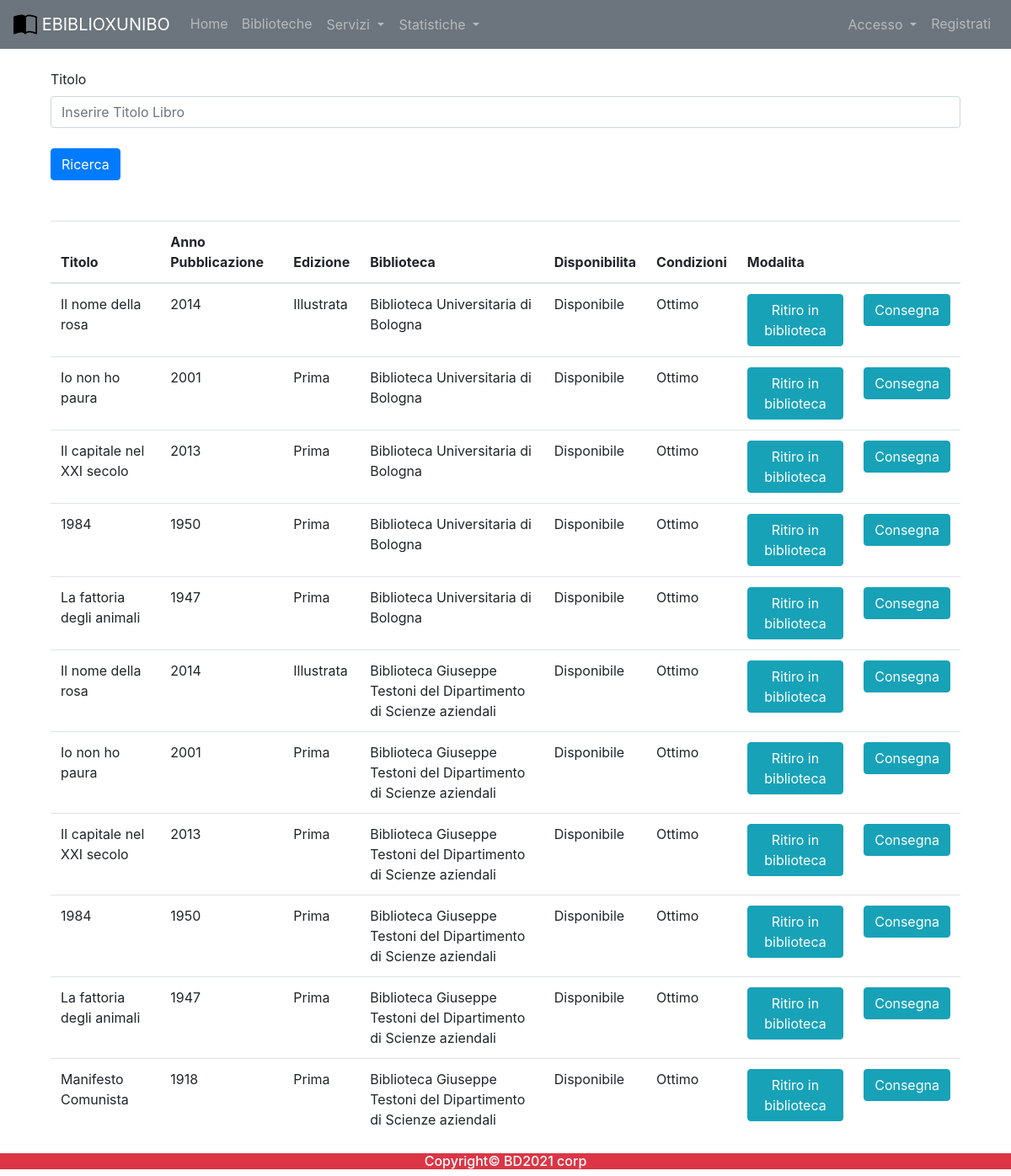
Screenshot of /libro.php with the database file from the repository.
### tables this page shows
create table CARTACEO(
    Codice int auto_increment primary key,
    Titolo varchar(255),
    Edizione varchar(255),
    Genere varchar(255),
    AnnoPubblicazione int,
    NumeroPagine int,
    StatoConservazione varchar(9) not null,
    StatoPrestito varchar(11) not null,
    Scaffale varchar(255) not null,
    Biblioteca varchar(255) not null,
    constraint valid_stato_conservazione check(StatoConservazione in ("Ottimo","Buono","Non Buono", "Scadente")),
    constraint valid_stato_prestito check(StatoPrestito in ("Disponibile","Prenotato","Consegnato")),
    foreign key (Biblioteca) references BIBLIOTECA(Nome) on delete cascade on update cascade
);

### includes/autoloader.inc.php (called while the page is built, shortened)
<?php
    function myAutoLoader($className){
        $path = "C:\\xampp\\htdocs\\Ebiblio\\controller\\";
        $extension = ".class.php";
        $fullPath = $path.$className.$extension;
    }
?>

### controller/dbh.class.php (called while the page is built)
<?php
    class Dbh {
        private static $dbInstance;
        private $db;
        public static function getInstance() {
            if(is_null(Dbh::$dbInstance)) {
                self::$dbInstance = new Dbh();
            }
            return self::$dbInstance;
        }
        private function __construct() {
            try {
                $this->db = new PDO(
                    'mysql:host=localhost;dbname=ebiblio;charset=utf8',
                    'root',
                    '1590');
                $this->db->setAttribute(PDO::ATTR_ERRMODE, PDO::ERRMODE_EXCEPTION);
                $this->db->setAttribute(PDO::ATTR_EMULATE_PREPARES, true);
            } catch (PDOException $pdo) {
                echo "No database found! Please run the database server to proceed!";
            }
        }
        public function getDb() {
            return $this->db;
        }
    }
?>

### controller/cartaceoController.class.php (called while the page is built, shortened)
<?php
    class CartaceoController{
        public function listUtil(){
            $query=" SELECT * from Cartaceo where statoconservazione not like 'Scadente'";
            $stmt = Dbh::getInstance()
            -> getDb()
            -> prepare($query);
            $stmt -> execute();
            return $stmt -> fetchAll(PDO::FETCH_ASSOC);
        }
    }
?>

### libro.php (the view, shortened to what this page needs)
<?php
require_once('/xampp/htdocs/ebiblio/main_partials/menu.php');
$cartaCon = new CartaceoController();
$carta_res = $cartaCon->listUtil();
?>
<div class="container" style="background-color: white;">
    <br>
    <div class="container">
        <form action="" method="POST">
            <div class="form-group">
                <div class="row">
                    <div class="col mb-2">
                        <label for="titoloId">Titolo</label>
                        <input type="text" class="form-control" name="Titolo" id="titoloId" aria-describedby="emailHelp" placeholder="Inserire Titolo Libro">
                    </div>
                </div>
            </div>
            <input type="submit" name="cartaform_submitted" class="btn btn-primary" value="Ricerca"></input>
        </form>
        <table class="table table-hover">
            <thead>
                <tr>
                    <th>Titolo</th>
                    <th>Anno Pubblicazione</th>
                    <th>Edizione</th>
                    <th>Biblioteca</th>
                    <th>Disponibilita</th>
                    <th>Condizioni</th>
                    <th>Modalita</th>
                    <th></th>
                </tr>
            </thead>
            <tbody>
                <?php
                if (isset($_POST['cartaform_submitted'])) {
                    $tit = trim($_POST['Titolo']);
                    if (ctype_space($tit) || $tit == '') {
                        echo "Titolo libro nullo";
                    } else {
                        $carta_like = $cartaCon->getLikeLibroUtil($tit);
                        if (count($carta_like) <= 0) {
                            echo "Nessun risultato corrispondente";
                        }
                        for ($i = 0; $i < count($carta_like); $i++) {
                            echo '<tr>';
                            echo '<td>' . $carta_like[$i]['Titolo'] . '</td>';
                            echo '<td>' . $carta_like[$i]['AnnoPubblicazione'] . '</td>';
                            echo '<td>'  . $carta_like[$i]['Edizione'] . '</td>';
                            echo '<td>'  . $carta_like[$i]['Biblioteca'] . '</td>';
                            echo '<td>'  . $carta_like[$i]['StatoPrestito'] . '</td>';
                            echo '<td>'  . $carta_like[$i]['StatoConservazione'] . '</td>';
                            if($carta_like[$i]['StatoPrestito'] != "Disponibile" || $carta_like[$i]['StatoConservazione'] == "Scadente"){
                                echo '<td>Non è il possibile il ritiro</td>';
                                echo '<td>Non è possibiòe la consegna</td>';
                            }
                            else{
                                echo '<td><a class="btn btn-info" role="button" href="http://localhost/ebiblio/libro_prenot/ritiroLibro.php?codLibro='.$carta_like[$i]['Codice'].'&ritiroLibro=true&Titolo='.$carta_like[$i]['Titolo'].'&nomeBiblio='.$carta_like[$i]['Biblioteca'].'"'.'>Ritiro in biblioteca</a></td>';
                                echo '<td><a class="btn btn-info" role="button" href="http://localhost/ebiblio/libro_prenot/consegnaLibro.php?codLibro='.$carta_like[$i]['Codice'].'&consegnaLibro=true&Titolo='.$carta_like[$i]['Titolo'].'&nomeBiblio='.$carta_like[$i]['Biblioteca'].'">Consegna</a></td>';
                            }
                            echo '</tr>';
                        }
                    }
                } else {
                    for ($i = 0; $i < count($carta_res); $i++) {
                        echo '<tr>';
                        echo '<td>' . $carta_res[$i]['Titolo'] . '</td>';
                        echo '<td>' . $carta_res[$i]['AnnoPubblicazione'] . '</td>';
                        echo '<td>'  . $carta_res[$i]['Edizione'] . '</td>';
                        echo '<td>'  . $carta_res[$i]['Biblioteca'] . '</td>';
                        echo '<td>'  . $carta_res[$i]['StatoPrestito'] . '</td>';
                        echo '<td>'  . $carta_res[$i]['StatoConservazione'] . '</td>';
                        if($carta_res[$i]['StatoPrestito'] != "Disponibile" || $carta_res[$i]['StatoConservazione'] == "Scadente"){
                            echo '<td>Non è il possibile il ritiro</td>';
                            echo '<td>Non è possibiòe la consegna</td>';
                        }
                        else{
                            echo '<td><a class="btn btn-info" role="button" href="http://localhost/ebiblio/libro_prenot/ritiroLibro.php?codLibro='.$carta_res[$i]['Codice'].'&ritiroLibro=true&Titolo='.$carta_res[$i]['Titolo'].'&nomeBiblio='.$carta_res[$i]['Biblioteca'].'"'.'>Ritiro in biblioteca</a></td>';
                            echo '<td><a class="btn btn-info" role="button" href="http://localhost/ebiblio/libro_prenot/consegnaLibro.php?codLibro='.$carta_res[$i]['Codice'].'&consegnaLibro=true&Titolo='.$carta_res[$i]['Titolo'].'&nomeBiblio='.$carta_res[$i]['Biblioteca'].'"'.'">Consegna</a></td>';
                        }
                        echo '</tr>';
                    }
                }
                ?>
            </tbody>
        </table>
    </div>
</div>
<?php
require_once('/xampp/htdocs/ebiblio/main_partials/footer.php');
?>

### rows the page displays
cartaceo: Titolo "Il nome della rosa", AnnoPubblicazione "2014", Edizione "Illustrata", Biblioteca "Biblioteca Universitaria di Bologna", StatoPrestito "Disponibile", StatoConservazione "Ottimo"
cartaceo: Titolo "Io non ho paura", AnnoPubblicazione "2001", Edizione "Prima", Biblioteca "Biblioteca Universitaria di Bologna", StatoPrestito "Disponibile", StatoConservazione "Ottimo"
cartaceo: Titolo "Il capitale nel XXI secolo", AnnoPubblicazione "2013", Edizione "Prima", Biblioteca "Biblioteca Universitaria di Bologna", StatoPrestito "Disponibile", StatoConservazione "Ottimo"
cartaceo: Titolo "1984", AnnoPubblicazione "1950", Edizione "Prima", Biblioteca "Biblioteca Universitaria di Bologna", StatoPrestito "Disponibile", StatoConservazione "Ottimo"
cartaceo: Titolo "La fattoria degli animali", AnnoPubblicazione "1947", Edizione "Prima", Biblioteca "Biblioteca Universitaria di Bologna", StatoPrestito "Disponibile", StatoConservazione "Ottimo"
cartaceo: Titolo "Il nome della rosa", AnnoPubblicazione "2014", Edizione "Illustrata", Biblioteca "Biblioteca Giuseppe Testoni del Dipartimento di Scienze aziendali", StatoPrestito "Disponibile", StatoConservazione "Ottimo"
cartaceo: Titolo "Io non ho paura", AnnoPubblicazione "2001", Edizione "Prima", Biblioteca "Biblioteca Giuseppe Testoni del Dipartimento di Scienze aziendali", StatoPrestito "Disponibile", StatoConservazione "Ottimo"
cartaceo: Titolo "Il capitale nel XXI secolo", AnnoPubblicazione "2013", Edizione "Prima", Biblioteca "Biblioteca Giuseppe Testoni del Dipartimento di Scienze aziendali", StatoPrestito "Disponibile", StatoConservazione "Ottimo"
cartaceo: Titolo "1984", AnnoPubblicazione "1950", Edizione "Prima", Biblioteca "Biblioteca Giuseppe Testoni del Dipartimento di Scienze aziendali", StatoPrestito "Disponibile", StatoConservazione "Ottimo"
cartaceo: Titolo "La fattoria degli animali", AnnoPubblicazione "1947", Edizione "Prima", Biblioteca "Biblioteca Giuseppe Testoni del Dipartimento di Scienze aziendali", StatoPrestito "Disponibile", StatoConservazione "Ottimo"
cartaceo: Titolo "Manifesto Comunista", AnnoPubblicazione "1918", Edizione "Prima", Biblioteca "Biblioteca Giuseppe Testoni del Dipartimento di Scienze aziendali", StatoPrestito "Disponibile", StatoConservazione "Ottimo"
